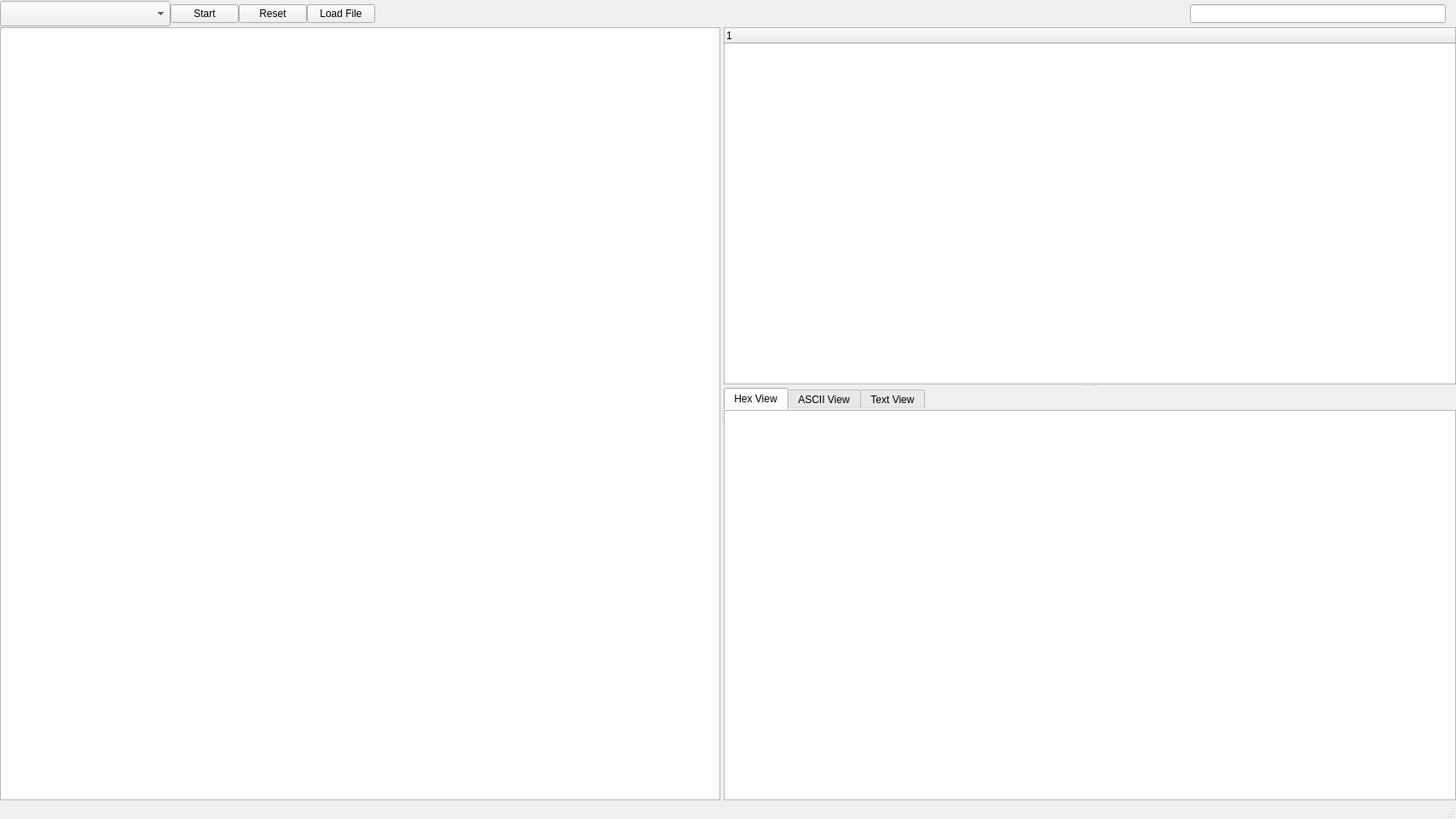
<?xml version="1.0" encoding="UTF-8"?>
<ui version="4.0">
    <class>MainWindow</class>
    <widget class="QMainWindow" name="MainWindow">
        <property name="geometry">
            <rect>
                <x>0</x>
                <y>0</y>
                <width>1708</width>
                <height>961</height>
            </rect>
        </property>
        <property name="minimumSize">
            <size>
                <width>0</width>
                <height>0</height>
            </size>
        </property>
        <property name="windowTitle">
            <string>MainWindow</string>
        </property>
        <widget class="QWidget" name="centralwidget">
            <layout class="QVBoxLayout" name="verticalLayout">
                <property name="spacing">
                    <number>0</number>
                </property>
                <property name="leftMargin">
                    <number>0</number>
                </property>
                <property name="topMargin">
                    <number>0</number>
                </property>
                <property name="rightMargin">
                    <number>0</number>
                </property>
                <property name="bottomMargin">
                    <number>0</number>
                </property>
                <item>
                    <widget class="QWidget" name="widget" native="true">
                        <property name="enabled">
                            <bool>true</bool>
                        </property>
                        <property name="sizePolicy">
                            <sizepolicy hsizetype="Preferred" vsizetype="Preferred">
                                <horstretch>0</horstretch>
                                <verstretch>0</verstretch>
                            </sizepolicy>
                        </property>
                        <property name="minimumSize">
                            <size>
                                <width>0</width>
                                <height>0</height>
                            </size>
                        </property>
                        <property name="maximumSize">
                            <size>
                                <width>16777215</width>
                                <height>32</height>
                            </size>
                        </property>
                        <property name="sizeIncrement">
                            <size>
                                <width>0</width>
                                <height>0</height>
                            </size>
                        </property>
                        <property name="baseSize">
                            <size>
                                <width>0</width>
                                <height>0</height>
                            </size>
                        </property>
                        <property name="acceptDrops">
                            <bool>false</bool>
                        </property>
                        <property name="layoutDirection">
                            <enum>Qt::LayoutDirection::LeftToRight</enum>
                        </property>
                        <property name="autoFillBackground">
                            <bool>false</bool>
                        </property>
                        <layout class="QHBoxLayout" name="horizontalLayout">
                            <property name="spacing">
                                <number>0</number>
                            </property>
                            <property name="leftMargin">
                                <number>0</number>
                            </property>
                            <property name="topMargin">
                                <number>0</number>
                            </property>
                            <property name="rightMargin">
                                <number>12</number>
                            </property>
                            <property name="bottomMargin">
                                <number>0</number>
                            </property>
                            <item>
                                <widget class="QComboBox" name="interfaceList">
                                    <property name="minimumSize">
                                        <size>
                                            <width>200</width>
                                            <height>30</height>
                                        </size>
                                    </property>
                                    <property name="maximumSize">
                                        <size>
                                            <width>16777215</width>
                                            <height>16777215</height>
                                        </size>
                                    </property>
                                    <property name="layoutDirection">
                                        <enum>Qt::LayoutDirection::LeftToRight</enum>
                                    </property>
                                </widget>
                            </item>
                            <item>
                                <widget class="QPushButton" name="startBtn">
                                    <property name="text">
                                        <string>Start</string>
                                    </property>
                                </widget>
                            </item>
                            <item>
                                <widget class="QPushButton" name="resetBtn">
                                    <property name="text">
                                        <string>Reset</string>
                                    </property>
                                </widget>
                            </item>
                            <item>
                                <widget class="QPushButton" name="loadFileBtn">
                                    <property name="text">
                                        <string>Load File</string>
                                    </property>
                                </widget>
                            </item>
                            <item>
                                <spacer name="horizontalSpacer">
                                    <property name="orientation">
                                        <enum>Qt::Orientation::Horizontal</enum>
                                    </property>
                                    <property name="sizeHint" stdset="0">
                                        <size>
                                            <width>40</width>
                                            <height>20</height>
                                        </size>
                                    </property>
                                </spacer>
                            </item>
                            <item>
                                <widget class="QLineEdit" name="bpfEditor">
                                    <property name="minimumSize">
                                        <size>
                                            <width>0</width>
                                            <height>0</height>
                                        </size>
                                    </property>
                                    <property name="maximumSize">
                                        <size>
                                            <width>300</width>
                                            <height>16777215</height>
                                        </size>
                                    </property>
                                    <property name="inputMask">
                                        <string notr="true"/>
                                    </property>
                                    <property name="text">
                                        <string notr="true"/>
                                    </property>
                                    <property name="dragEnabled">
                                        <bool>false</bool>
                                    </property>
                                    <property name="clearButtonEnabled">
                                        <bool>true</bool>
                                    </property>
                                </widget>
                            </item>
                        </layout>
                    </widget>
                </item>
                <item>
                    <widget class="QWidget" name="widget_2" native="true">
                        <layout class="QHBoxLayout" name="horizontalLayout_3">
                            <property name="leftMargin">
                                <number>0</number>
                            </property>
                            <property name="topMargin">
                                <number>0</number>
                            </property>
                            <property name="rightMargin">
                                <number>0</number>
                            </property>
                            <property name="bottomMargin">
                                <number>0</number>
                            </property>
                            <item>
                                <widget class="QSplitter" name="detailSplitter">
                                    <property name="orientation">
                                        <enum>Qt::Orientation::Horizontal</enum>
                                    </property>
                                    <widget class="QTableWidget" name="packetsTable"/>
                                    <widget class="QWidget" name="widget_3" native="true">
                                        <layout class="QHBoxLayout" name="horizontalLayout_2">
                                            <property name="leftMargin">
                                                <number>0</number>
                                            </property>
                                            <property name="topMargin">
                                                <number>0</number>
                                            </property>
                                            <property name="rightMargin">
                                                <number>0</number>
                                            </property>
                                            <property name="bottomMargin">
                                                <number>0</number>
                                            </property>
                                            <item>
                                                <widget class="QSplitter" name="hexSplitter">
                                                    <property name="orientation">
                                                        <enum>Qt::Orientation::Vertical</enum>
                                                    </property>
                                                    <widget class="QTreeWidget" name="layerTree">
                                                        <column>
                                                            <property name="text">
                                                                <string notr="true">1</string>
                                                            </property>
                                                        </column>
                                                    </widget>
                                                    <widget class="QTabWidget" name="tabWidget">
                                                        <property name="styleSheet">
                                                            <string notr="true">QTabWidget::pane {
                                                                border:none;
                                                                }
                                                            </string>
                                                        </property>
                                                        <property name="currentIndex">
                                                            <number>0</number>
                                                        </property>
                                                        <widget class="QWidget" name="hexViewTab">
                                                            <attribute name="title">
                                                                <string>Hex View</string>
                                                            </attribute>
                                                            <layout class="QVBoxLayout" name="verticalLayout_2">
                                                                <property name="spacing">
                                                                    <number>0</number>
                                                                </property>
                                                                <property name="leftMargin">
                                                                    <number>0</number>
                                                                </property>
                                                                <property name="topMargin">
                                                                    <number>0</number>
                                                                </property>
                                                                <property name="rightMargin">
                                                                    <number>0</number>
                                                                </property>
                                                                <property name="bottomMargin">
                                                                    <number>0</number>
                                                                </property>
                                                                <item>
                                                                    <widget class="QTableWidget" name="hexTable">
                                                                        <property name="lineWidth">
                                                                            <number>1</number>
                                                                        </property>
                                                                    </widget>
                                                                </item>
                                                            </layout>
                                                        </widget>
                                                        <widget class="QWidget" name="AsciiViewTab">
                                                            <attribute name="title">
                                                                <string>ASCII View</string>
                                                            </attribute>
                                                            <layout class="QHBoxLayout" name="horizontalLayout_4">
                                                                <property name="spacing">
                                                                    <number>0</number>
                                                                </property>
                                                                <property name="leftMargin">
                                                                    <number>0</number>
                                                                </property>
                                                                <property name="topMargin">
                                                                    <number>0</number>
                                                                </property>
                                                                <property name="rightMargin">
                                                                    <number>0</number>
                                                                </property>
                                                                <property name="bottomMargin">
                                                                    <number>0</number>
                                                                </property>
                                                                <item>
                                                                    <widget class="QTableWidget" name="asciiViewTable"/>
                                                                </item>
                                                            </layout>
                                                        </widget>
                                                        <widget class="QWidget" name="textViewTab">
                                                            <attribute name="title">
                                                                <string>Text View</string>
                                                            </attribute>
                                                            <layout class="QVBoxLayout" name="verticalLayout_3">
                                                                <property name="spacing">
                                                                    <number>0</number>
                                                                </property>
                                                                <property name="leftMargin">
                                                                    <number>0</number>
                                                                </property>
                                                                <property name="topMargin">
                                                                    <number>0</number>
                                                                </property>
                                                                <property name="rightMargin">
                                                                    <number>0</number>
                                                                </property>
                                                                <property name="bottomMargin">
                                                                    <number>0</number>
                                                                </property>
                                                                <item>
                                                                    <widget class="QPlainTextEdit"
                                                                            name="plainTextEdit"/>
                                                                </item>
                                                            </layout>
                                                        </widget>
                                                    </widget>
                                                </widget>
                                            </item>
                                        </layout>
                                    </widget>
                                </widget>
                            </item>
                        </layout>
                    </widget>
                </item>
            </layout>
        </widget>
        <widget class="QStatusBar" name="statusBar"/>
    </widget>
    <resources/>
    <connections/>
</ui>
